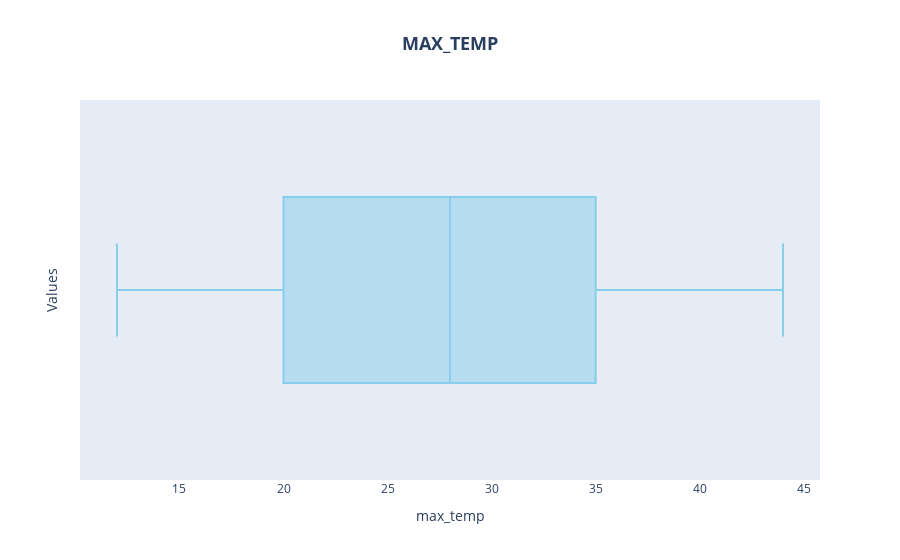
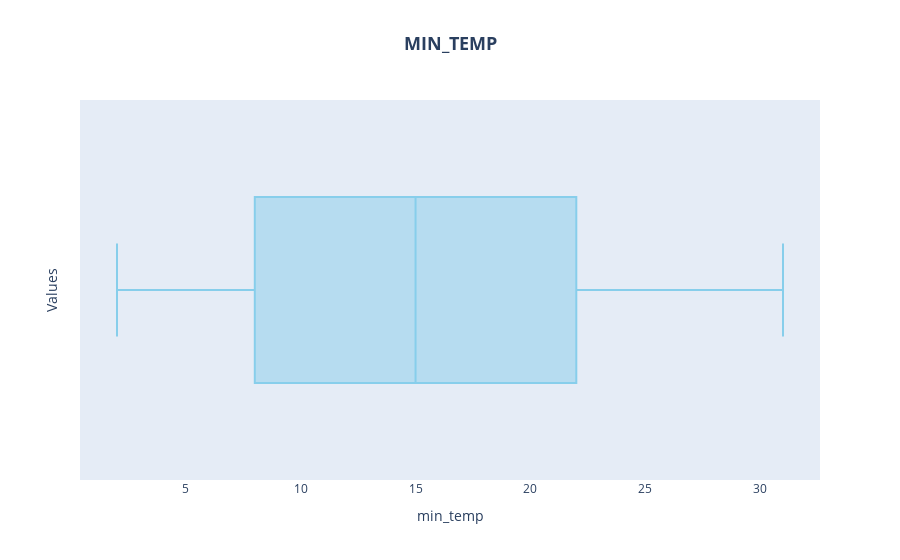
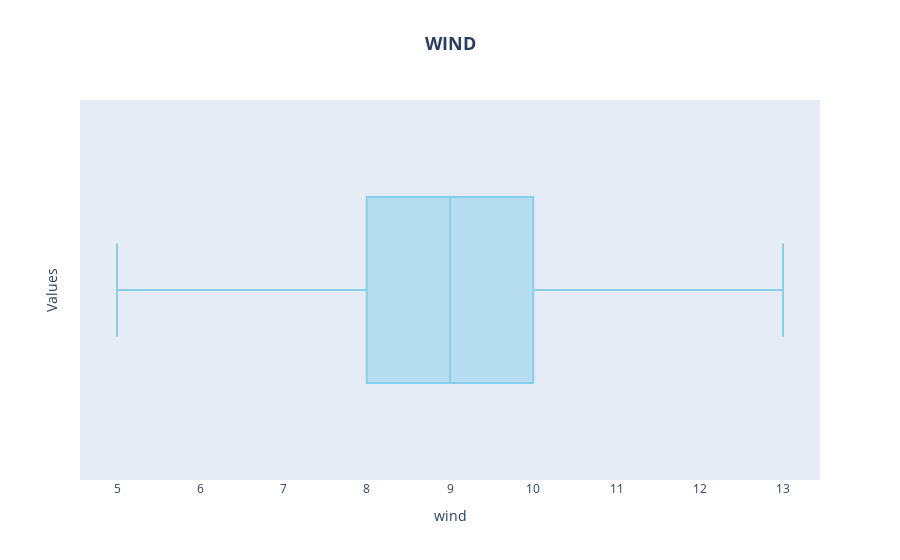
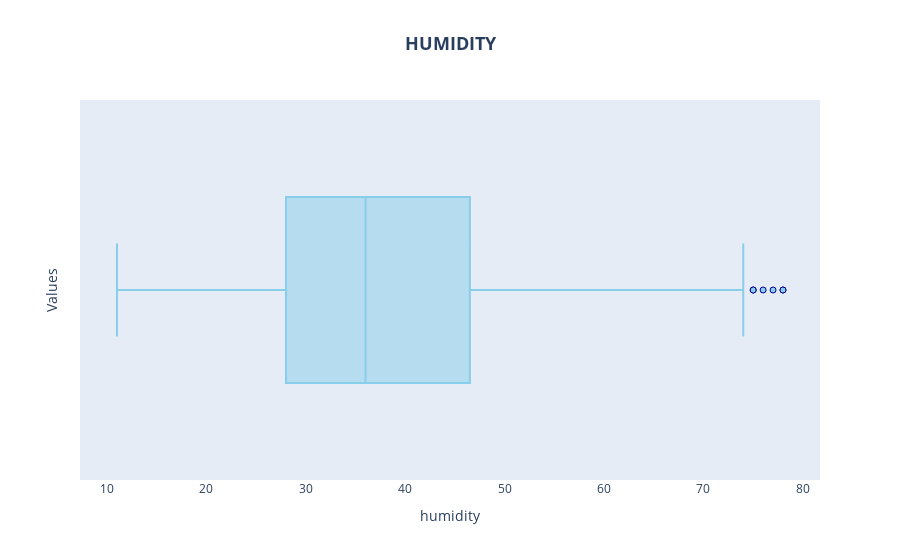

Source (notebook cell) for these figures, in order:
### Markdown cell above
<div style="text-align: left;">
    <span style="font-family: arial; padding: 5px; display: inline-block; border-radius: 20px 20px; background-color:#FFA500; font-size: 150%; font-weight: 150%; color: white; overflow: hidden; margin-left: 20px;">&nbsp; 3.1 Outliers detecion using Box Plot &nbsp;</span>
</div>

### Code cell
float_columns = df.select_dtypes(include=['float']).columns.tolist()
for col in float_columns:
    fig = px.box(df, x=col, title=f'Boxplot of {col.upper()}')
    fig.update_traces(marker=dict(color='skyblue', line=dict(color='darkblue', width=1)))
    fig.update_layout(title=dict(text=f'<b>{col.upper()}</b>', x=0.5, font=dict(size=18)),
                      xaxis=dict(title=col, showgrid=False),
                      yaxis=dict(title='Values', showgrid=False))
    fig.show()

### Figure 1 — Plotly figure (JSON) as saved in the notebook; plotly's stock layout.template omitted (floating-point values rounded to 4 significant figures; data arrays with more than 128 entries replaced by an {"elided": "..."} marker saying what was removed)
{"data": [{"alignmentgroup": "True", "hovertemplate": "max_temp=%{x}<extra></extra>", "legendgroup": "", "marker": {"color": "skyblue", "line": {"color": "darkblue", "width": 1}}, "name": "", "notched": false, "offsetgroup": "", "orientation": "h", "showlegend": false, "type": "box", "x": {"elided": "760 int values"}, "x0": " ", "xaxis": "x", "y0": " ", "yaxis": "y"}], "layout": {"boxmode": "group", "legend": {"tracegroupgap": 0}, "title": {"font": {"size": 18}, "text": "<b>MAX_TEMP</b>", "x": 0.5}, "xaxis": {"anchor": "y", "domain": [0, 1], "showgrid": false, "title": {"text": "max_temp"}}, "yaxis": {"anchor": "x", "domain": [0, 1], "showgrid": false, "title": {"text": "Values"}}}}

### Figure 2 — Plotly figure (JSON) as saved in the notebook; plotly's stock layout.template omitted (floating-point values rounded to 4 significant figures; data arrays with more than 128 entries replaced by an {"elided": "..."} marker saying what was removed)
{"data": [{"alignmentgroup": "True", "hovertemplate": "min_temp=%{x}<extra></extra>", "legendgroup": "", "marker": {"color": "skyblue", "line": {"color": "darkblue", "width": 1}}, "name": "", "notched": false, "offsetgroup": "", "orientation": "h", "showlegend": false, "type": "box", "x": {"elided": "760 int values"}, "x0": " ", "xaxis": "x", "y0": " ", "yaxis": "y"}], "layout": {"boxmode": "group", "legend": {"tracegroupgap": 0}, "title": {"font": {"size": 18}, "text": "<b>MIN_TEMP</b>", "x": 0.5}, "xaxis": {"anchor": "y", "domain": [0, 1], "showgrid": false, "title": {"text": "min_temp"}}, "yaxis": {"anchor": "x", "domain": [0, 1], "showgrid": false, "title": {"text": "Values"}}}}

### Figure 3 — Plotly figure (JSON) as saved in the notebook; plotly's stock layout.template omitted (floating-point values rounded to 4 significant figures; data arrays with more than 128 entries replaced by an {"elided": "..."} marker saying what was removed)
{"data": [{"alignmentgroup": "True", "hovertemplate": "wind=%{x}<extra></extra>", "legendgroup": "", "marker": {"color": "skyblue", "line": {"color": "darkblue", "width": 1}}, "name": "", "notched": false, "offsetgroup": "", "orientation": "h", "showlegend": false, "type": "box", "x": {"elided": "760 int values"}, "x0": " ", "xaxis": "x", "y0": " ", "yaxis": "y"}], "layout": {"boxmode": "group", "legend": {"tracegroupgap": 0}, "title": {"font": {"size": 18}, "text": "<b>WIND</b>", "x": 0.5}, "xaxis": {"anchor": "y", "domain": [0, 1], "showgrid": false, "title": {"text": "wind"}}, "yaxis": {"anchor": "x", "domain": [0, 1], "showgrid": false, "title": {"text": "Values"}}}}

### Figure 4 — Plotly figure (JSON) as saved in the notebook; plotly's stock layout.template omitted (floating-point values rounded to 4 significant figures; data arrays with more than 128 entries replaced by an {"elided": "..."} marker saying what was removed)
{"data": [{"alignmentgroup": "True", "hovertemplate": "humidity=%{x}<extra></extra>", "legendgroup": "", "marker": {"color": "skyblue", "line": {"color": "darkblue", "width": 1}}, "name": "", "notched": false, "offsetgroup": "", "orientation": "h", "showlegend": false, "type": "box", "x": {"elided": "760 int values"}, "x0": " ", "xaxis": "x", "y0": " ", "yaxis": "y"}], "layout": {"boxmode": "group", "legend": {"tracegroupgap": 0}, "title": {"font": {"size": 18}, "text": "<b>HUMIDITY</b>", "x": 0.5}, "xaxis": {"anchor": "y", "domain": [0, 1], "showgrid": false, "title": {"text": "humidity"}}, "yaxis": {"anchor": "x", "domain": [0, 1], "showgrid": false, "title": {"text": "Values"}}}}
